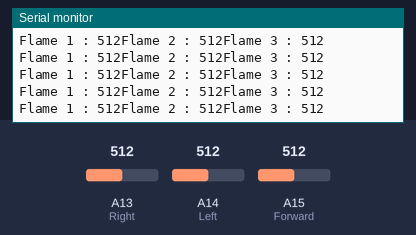
A sketch run on a simulated Arduino Mega 2560, built with avr-gcc and run on an emulated ATmega2560. On the bench: the last lines printed to the serial monitor. The inputs (shaded band) are chosen by the test bench; at power-on: A13 (Right) = 512, A14 (Left) = 512, A15 (Forward) = 512.

Above: at 1.2 s.
1.3 s: A13 (Right) set to 111
At 1.39 s:
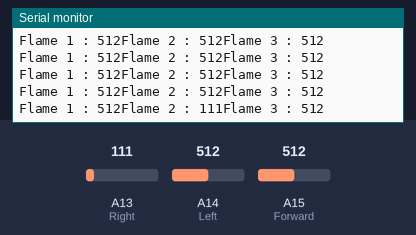
4.3 s: A13 (Right) set to 93
At 4.33 s:
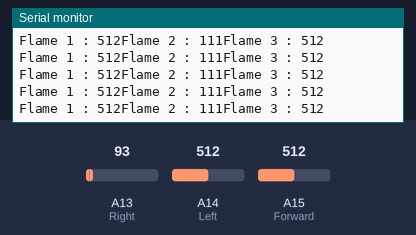
5.8 s: A14 (Left) set to 111
At 5.83 s:
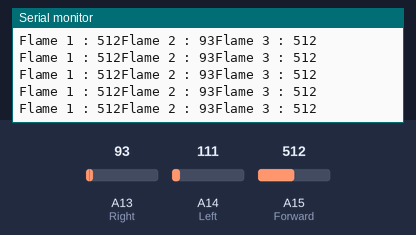
7.3 s: A14 (Left) set to 94
At 7.33 s:
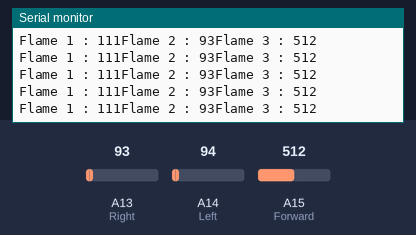
8.8 s: A15 (Forward) set to 105
At 8.83 s:
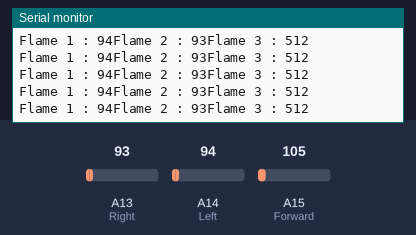
11.8 s: A15 (Forward) set to 92
At 11.83 s:
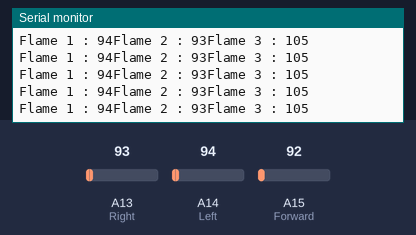
Timing chart, 0 to 14.8 s (numbered marks = the images above; inputs shaded):
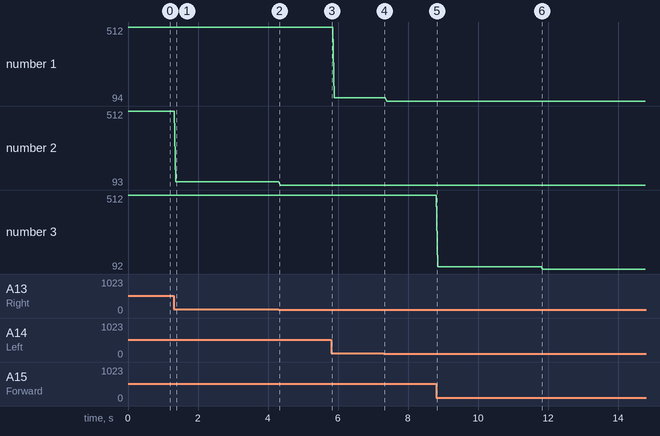

Measured:
- after the input at 1.3 s, the serial monitor: prints a new line after 0.06 s (image 1)
- plotted number 1: 111 → 94 after the input at 7.3 s
- plotted number 2: 512 → 111 after the input at 1.3 s, 111 → 93 after the input at 4.3 s
- plotted number 3: 512 → 105 after the input at 8.8 s, 105 → 92 after the input at 11.8 s

The sketch:

flame_sensor_check.ino
```cpp
#define Left A14    // left sensor
#define Right A13    // right sensor
#define Forward A15 //front sensor

void setup() {
  pinMode(Left,INPUT);
  pinMode(Right,INPUT);
  pinMode(Forward,INPUT);
  Serial.begin(9600);
}

void loop() {
  Serial.print("Flame 1 : ");
  Serial.print(analogRead(Left));
  Serial.print("Flame 2 : ");
  Serial.print(analogRead(Right));
  Serial.print("Flame 3 : ");
  Serial.println(analogRead(Forward));
}
```
